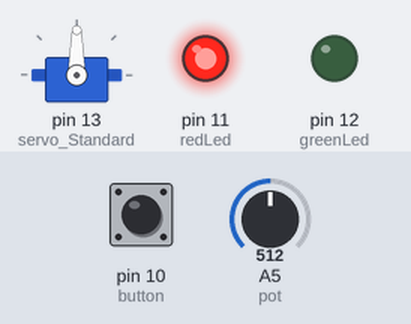
Bench run of a sketch on a simulated Arduino Uno, built with avr-gcc and run on an emulated ATmega328P. Shown: servo, output pins drawn as LEDs (lit = HIGH). Inputs (shaded band) come from the test bench; at power-on: pin 10 (button) LOW, A5 (pot) = 512.

Above: at 1.2 s.
1.3 s: pin 10 (button) pulled HIGH for 0.15 s
At 2.4 s:
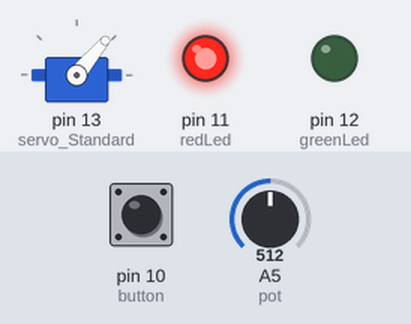
2.9 s: pin 10 (button) pulled HIGH for 3.2 s
At 4.1 s:
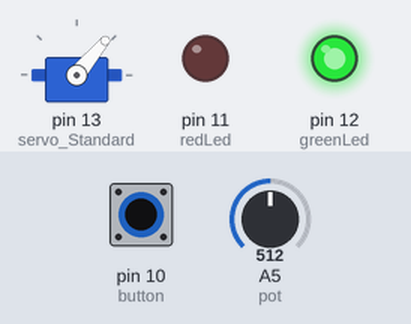
Timing chart, 0 to 7.6 s (numbered marks = the images above; inputs shaded):
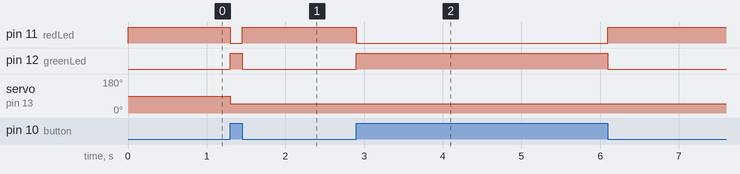

Measured:
- after the input at 1.3 s, pin 11 (redLed): HIGH → LOW at once, → HIGH 0.15 s later; pin 12 (greenLed): LOW → HIGH at once, → LOW 0.15 s later; servo on pin 13 (servo_Standard): 90° → 50° at once
- after the input at 2.9 s, pin 11 (redLed): HIGH → LOW at once, → HIGH 3.2 s later; pin 12 (greenLed): LOW → HIGH at once, → LOW 3.2 s later

The sketch:

challenge.ino
```cpp
#include <Servo.h>

Servo servo_Standard;
int pot = A5; //Potentiometer in Analog 5 pin
int greenLed = 12;
int redLed = 11;
int button = 10;
int potValue;

void setup() {
  Serial.begin(9600);
  servo_Standard.attach(13); //Servo on digital pin 13
  pinMode(redLed, OUTPUT);
  pinMode(greenLed, OUTPUT);
  pinMode(button, INPUT);
}

void loop() {
  if (digitalRead(button) == HIGH){
    digitalWrite(greenLed, HIGH);
    digitalWrite(redLed, LOW);
    potValue = analogRead(pot);
    servo_Standard.write(map(potValue,0,1023,10,90));
  } else {
    digitalWrite(greenLed, LOW);
    digitalWrite(redLed, HIGH);
  }
}
```
